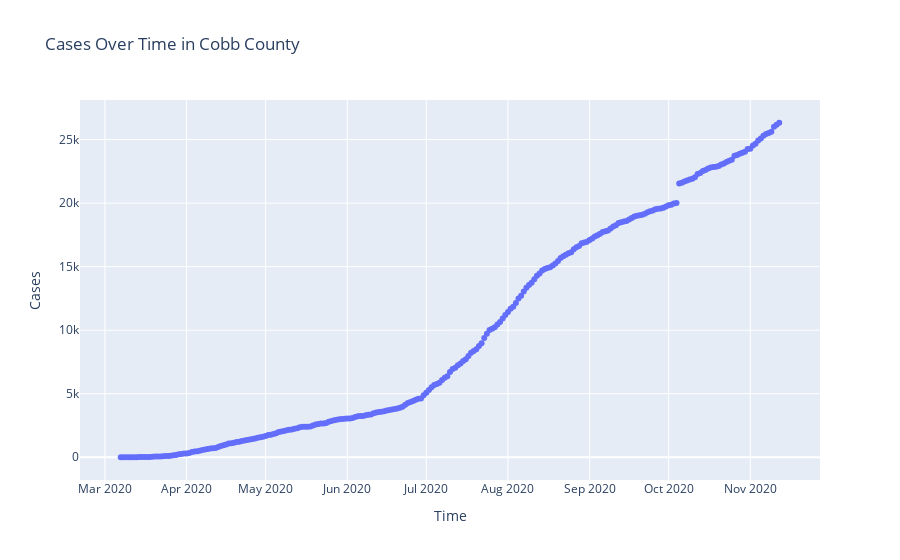

Notebook code cell kept with this figure:
### Code cell
# User can input the county and then the state in quotations like the example below to find the state and county they are interested in 
county_case('Cobb','Georgia')

### Figure 1 — Plotly figure (JSON) as saved in the notebook; plotly's stock layout.template omitted (floating-point values rounded to 4 significant figures; data arrays with more than 128 entries replaced by an {"elided": "..."} marker saying what was removed)
{"data": [{"hovertemplate": "Time=%{x}<br>Cases=%{y}<extra></extra>", "legendgroup": "", "marker": {"color": "#636efa", "symbol": "circle"}, "mode": "markers", "name": "", "orientation": "v", "showlegend": false, "type": "scatter", "x": {"elided": "251 str values"}, "xaxis": "x", "y": {"elided": "251 int values"}, "yaxis": "y"}], "layout": {"legend": {"tracegroupgap": 0}, "title": {"text": "Cases Over Time in Cobb County"}, "xaxis": {"anchor": "y", "domain": [0, 1], "title": {"text": "Time"}}, "yaxis": {"anchor": "x", "domain": [0, 1], "title": {"text": "Cases"}}}}
